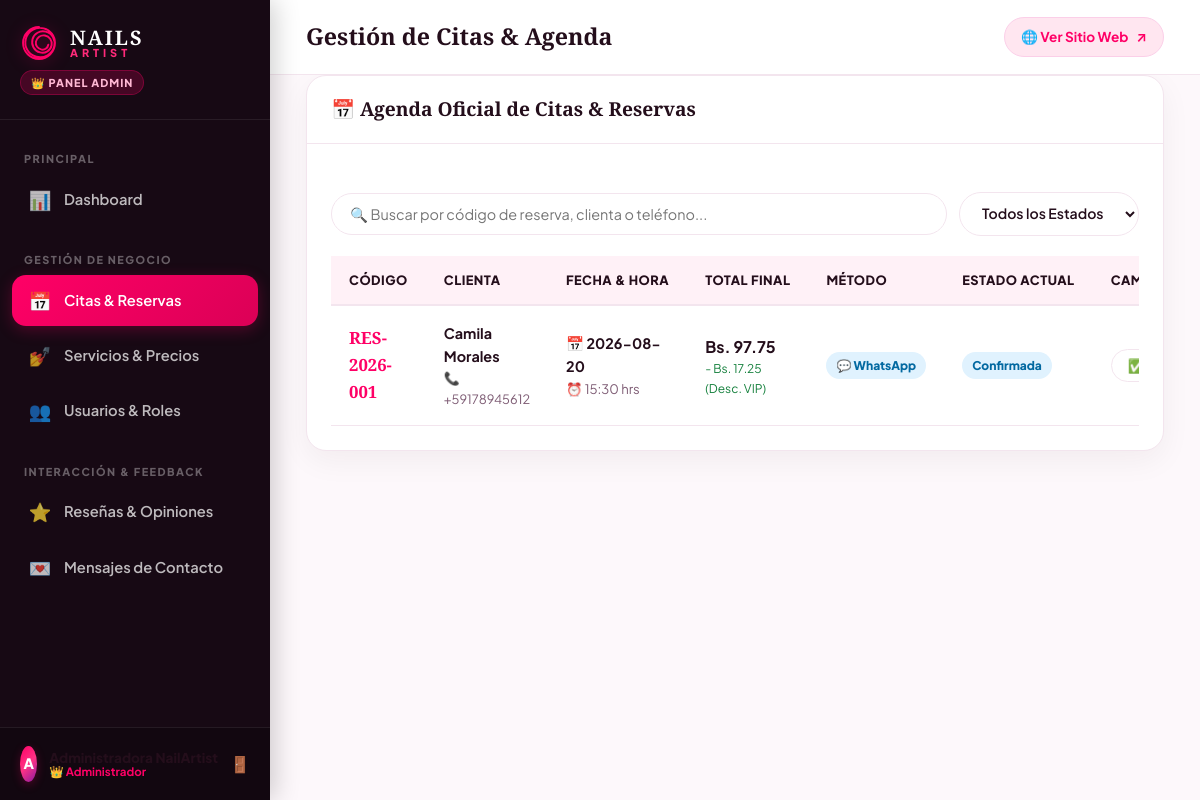
The app's page /admin/citas.php (signed in) with its own data.
### tables this page shows
CREATE TABLE `citas` (
    `id` INT AUTO_INCREMENT PRIMARY KEY,
    `codigo_reserva` VARCHAR(20) NOT NULL UNIQUE,
    `usuario_id` INT NOT NULL,
    `fecha_cita` DATE NOT NULL,
    `hora_cita` TIME NOT NULL,
    `total_bs` DECIMAL(10,2) NOT NULL,
    `descuento_aplicado` DECIMAL(10,2) DEFAULT 0.00,
    `total_final_bs` DECIMAL(10,2) NOT NULL,
    `estado` ENUM('Pendiente', 'Confirmada', 'Cancelada', 'Completada') NOT NULL DEFAULT 'Pendiente',
    `observaciones` TEXT NULL,
    `metodo_contacto` ENUM('WhatsApp', 'Llamada', 'Correo') DEFAULT 'WhatsApp',
    `fecha_creacion` TIMESTAMP DEFAULT CURRENT_TIMESTAMP,
    CONSTRAINT `fk_citas_usuario` FOREIGN KEY (`usuario_id`) REFERENCES `usuarios` (`id`) ON UPDATE CASCADE ON DELETE RESTRICT
);

CREATE TABLE `usuarios` (
    `id` INT AUTO_INCREMENT PRIMARY KEY,
    `rol_id` INT NOT NULL DEFAULT 2,
    `nombre` VARCHAR(100) NOT NULL,
    `apellido` VARCHAR(100) NULL,
    `email` VARCHAR(150) NOT NULL UNIQUE,
    `telefono` VARCHAR(25) NULL,
    `password_hash` VARCHAR(255) NOT NULL,
    `descuento_vip` DECIMAL(5,2) DEFAULT 15.00,
    `estado` ENUM('activo', 'inactivo', 'bloqueado') NOT NULL DEFAULT 'activo',
    `fecha_registro` TIMESTAMP DEFAULT CURRENT_TIMESTAMP,
    CONSTRAINT `fk_usuarios_rol` FOREIGN KEY (`rol_id`) REFERENCES `roles` (`id`) ON UPDATE CASCADE ON DELETE RESTRICT
);

### admin/citas.php (the view, shortened to what this page needs)
<?php
require_once __DIR__ . '/header.php';
$pdo = Database::getConnection();
$stmtCitas = $pdo->query("SELECT c.*, u.nombre AS cliente_nombre, u.apellido AS cliente_apellido,
                                 u.email AS cliente_email, u.telefono AS cliente_telefono
                          FROM citas c
                          INNER JOIN usuarios u ON c.usuario_id = u.id
                          ORDER BY c.id DESC");
$citas = $stmtCitas->fetchAll();
?>
<div class="admin-card">
    <div class="card-header">
        <h3 class="card-title">📅 Agenda Oficial de Citas & Reservas</h3>
    </div>
    <div class="card-body">
        <div class="filter-bar">
            <input type="text" class="search-input" data-table-search="tabla-citas" placeholder="🔍 Buscar por código de reserva, clienta o teléfono...">
            <select class="filter-select" id="filtro-estado-citas" onchange="filtrarCitas()">
                <option value="">Todos los Estados</option>
            </select>
        </div>
        <div class="table-responsive">
            <table class="admin-table" id="tabla-citas">
                <thead>
                    <tr>
                        <th>Código</th>
                        <th>Clienta</th>
                        <th>Fecha & Hora</th>
                        <th>Total Final</th>
                        <th>Método</th>
                        <th>Estado Actual</th>
                        <th>Cambiar Estado</th>
                    </tr>
                </thead>
                <tbody>
                    <?php if (empty($citas)): ?>
                        <tr>
                            <td colspan="8" style="text-align: center; padding: 30px; color: var(--text-muted);">
                                No hay citas registradas en el sistema.
                            </td>
                        </tr>
                    <?php else: ?>
                        <?php foreach ($citas as $c): ?>
                            <tr data-estado="<?= htmlspecialchars($c['estado']) ?>" id="fila-cita-<?= $c['id'] ?>">
                                <td>
                                    <strong style="color: var(--pink-vivid); font-family: var(--font-title); font-size: 1.05rem;">
                                        <?= htmlspecialchars($c['codigo_reserva']) ?>
                                    </strong>
                                </td>
                                <td>
                                    <div style="font-weight: 700; color: var(--text-main);">
                                        <?= htmlspecialchars($c['cliente_nombre'] . ' ' . ($c['cliente_apellido'] ?? '')) ?>
                                    </div>
                                    <div style="font-size: 0.8rem; color: var(--text-muted);">
                                        📞 <?= htmlspecialchars($c['cliente_telefono'] ?? 'Sin teléfono') ?>
                                    </div>
                                </td>
                                <td>
                                    <div>📅 <strong><?= htmlspecialchars($c['fecha_cita']) ?></strong></div>
                                    <div style="font-size: 0.82rem; color: var(--text-muted);">⏰ <?= substr($c['hora_cita'], 0, 5) ?> hrs</div>
                                </td>
                                <td>
                                    <strong style="font-size: 1rem; color: var(--text-main);">
                                        Bs. <?= number_format($c['total_final_bs'], 2) ?>
                                    </strong>
                                    <?php if ($c['descuento_aplicado'] > 0): ?>
                                        <div style="font-size: 0.75rem; color: #15803d;">
                                            - Bs. <?= number_format($c['descuento_aplicado'], 2) ?> (Desc. VIP)
                                        </div>
                                    <?php endif; ?>
                                </td>
                                <td>
                                    <span class="badge" style="background: #e0f2fe; color: #0369a1;">
                                        💬 <?= htmlspecialchars($c['metodo_contacto'] ?? 'WhatsApp') ?>
                                    </span>
                                </td>
                                <td>
                                    <?php
                                    $bClass = 'badge-pendiente';
                                    if ($c['estado'] === 'Confirmada') $bClass = 'badge-confirmada';
                                    ?>
                                    <span id="badge-page-cita-<?= $c['id'] ?>" class="badge <?= $bClass ?>">
                                        <?= htmlspecialchars($c['estado']) ?>
                                    </span>
                                </td>
                                <td>
                                    <select class="filter-select" style="padding: 6px 12px; font-size: 0.85rem;" onchange="actualizarEstadoCita(<?= $c['id'] ?>, this.value)">
                                        <option value="Confirmada" <?= $c['estado'] === 'Confirmada' ? 'selected' : '' ?>>✅ Confirmada</option>
                                    </select>
                                </td>
                            </tr>
                        <?php endforeach; ?>
                    <?php endif; ?>
                </tbody>
            </table>
        </div>
    </div>
</div>
<?php
require_once __DIR__ . '/footer.php';
?>

### admin/assets/css/admin.css (style rules this page uses)
:root { --bg-body: #fdf8fb; --bg-surface: #ffffff; --bg-surface-soft: #fff1f7; --bg-sidebar: #170914; --bg-sidebar-hover: #2b1126; --bg-card: #ffffff; --text-main: #240e1b; --text-muted: #7e5c74; --text-light: #ffffff; --text-soft: #f7dbe7; --pink-vivid: #ff0066; --pink-hot: #ff2a7a; --pink-soft: #ffb8d4; --pink-light: #ffe6f0; --pink-glow: rgba(255, 0, 102, 0.25); --gold-accent: #e5a93b; --gold-light: #f7d58b; --gold-gradient: linear-gradient(135deg, #f5c879 0%, #e5a93b 50%, #c9881a 100%); --gradient-vivid: linear-gradient(135deg, #ff0066 0%, #ff3385 50%, #8b199f 100%); --gradient-btn: linear-gradient(135deg, #ff0066 0%, #db0056 100%); --gradient-card-1: linear-gradient(135deg, #ff0066 0%, #d80058 100%); --gradient-card-2: linear-gradient(135deg, #9b28b6 0%, #681180 100%); --gradient-card-3: linear-gradient(135deg, #e5a93b 0%, #b87b14 100%); --gradient-card-4: linear-gradient(135deg, #059669 0%, #047857 100%); --shadow-soft: 0 10px 30px rgba(36, 14, 27, 0.05); --shadow-hover: 0 18px 40px rgba(255, 0, 102, 0.15); --shadow-modal: 0 25px 60px rgba(18, 7, 16, 0.35); --border-soft: rgba(255, 0, 102, 0.12); --border-light: #f3e5ee; --border-pink: #fbcfe8; --font-title: 'Playfair Display', Georgia, serif; --font-body: 'Plus Jakarta Sans', -apple-system, BlinkMacSystemFont, 'Segoe UI', Roboto, sans-serif; --radius-sm: 8px; --radius-md: 14px; --radius-lg: 20px; --radius-full: 9999px; --transition: all 0.3s cubic-bezier(0.25, 1, 0.5, 1); }
*, *::before, *::after { box-sizing: border-box; margin: 0; padding: 0; }
html, body { width: 100%; min-height: 100vh; overflow-x: hidden; }
body { font-family: var(--font-body); background-color: var(--bg-body); color: var(--text-main); line-height: 1.6; -webkit-font-smoothing: antialiased; }
button, input, select, textarea { font-family: inherit; }
.admin-card { background: var(--bg-card); border-radius: var(--radius-lg); box-shadow: var(--shadow-soft); border: 1px solid var(--border-light); margin-bottom: 30px; overflow: hidden; width: 100%; box-sizing: border-box; }
.card-header { padding: 18px 24px; border-bottom: 1px solid var(--border-light); display: flex; align-items: center; justify-content: space-between; flex-wrap: wrap; gap: 16px; }
.card-title { font-family: var(--font-title); font-size: 1.2rem; font-weight: 800; color: var(--text-main); display: flex; align-items: center; gap: 8px; }
.card-body { padding: 24px; }
.table-responsive { width: 100%; overflow-x: auto; -webkit-overflow-scrolling: touch; box-sizing: border-box; }
.admin-table { width: 100%; border-collapse: collapse; text-align: left; font-size: 0.9rem; }
.admin-table th { background: var(--bg-surface-soft); color: var(--text-main); font-weight: 800; font-size: 0.8rem; text-transform: uppercase; letter-spacing: 0.5px; padding: 14px 18px; border-bottom: 2px solid var(--border-light); white-space: nowrap; }
.admin-table td { padding: 16px 18px; border-bottom: 1px solid var(--border-light); vertical-align: middle; }
.badge { display: inline-flex; align-items: center; gap: 6px; font-size: 0.75rem; font-weight: 800; padding: 4px 10px; border-radius: var(--radius-full); white-space: nowrap; }
.badge-confirmada { background: #e0f2fe; color: #0369a1; }
.filter-bar { display: flex; align-items: center; gap: 12px; flex-wrap: wrap; margin-top: 24px; margin-bottom: 20px; }
.search-input { flex: 1; min-width: 220px; padding: 11px 18px; border: 1.5px solid var(--border-light); border-radius: var(--radius-full); outline: none; font-size: 0.9rem; background: #ffffff; }
.filter-select { padding: 11px 18px; border: 1.5px solid var(--border-light); border-radius: var(--radius-full); outline: none; font-size: 0.88rem; background: #ffffff; color: var(--text-main); font-weight: 600; }

### records on screen
citas: codigo_reserva "RES-2026-001", usuario.apellido "Camila Morales", usuario.telefono "+59178945612", fecha_cita "2026-08-20", hora_cita "15:30", total_final_bs "97.75", descuento_aplicado "17.25", metodo_contacto "WhatsApp", estado "Confirmada", estado+id "✅ Confirmada"

### other values on screen
substr($admin['nombre'] ?? 'A', 0, 1) "A"
$admin['rol'] "Administrador"
$pageHeading "Gestión de Citas & Agenda"
